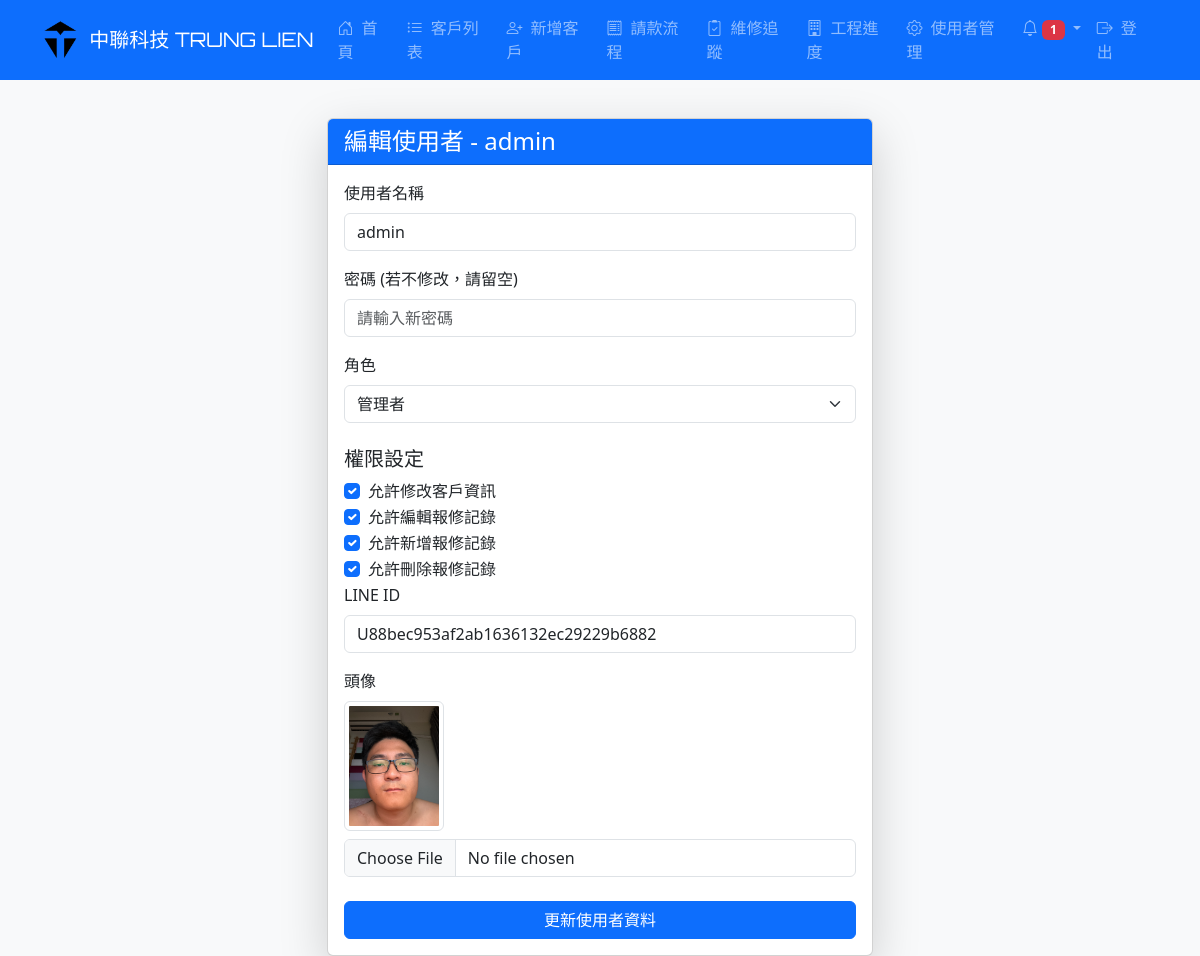
The app's page /edit_user/1 (signed in) with its own data.
### tables this page shows
CREATE TABLE users (
                id INTEGER PRIMARY KEY AUTOINCREMENT,
                username TEXT NOT NULL UNIQUE,
                password TEXT NOT NULL,
                role TEXT NOT NULL,
                can_modify_customers INTEGER DEFAULT 0,
                can_edit_repairs INTEGER DEFAULT 0,
                can_add_repairs INTEGER DEFAULT 0,
                can_delete_repairs INTEGER DEFAULT 0
            , avatar TEXT, line_id TEXT);

### app.py (the view, shortened to what this page needs)
@app.route('/edit_user/<int:id>', methods=['GET','POST'])
@admin_required
def edit_user(id):
    conn = get_db()
    try:
        user = conn.execute("SELECT * FROM users WHERE id=?", (id,)).fetchone()
        if not user:
            flash("找不到該使用者", "danger")
            return redirect(url_for('manage_users'))
        return render_template("edit_user.html", user=user)
    except Exception as e:
        flash("伺服器錯誤: " + str(e), "danger")
        return redirect(url_for('manage_users'))
    finally:
        conn.close()

### app.py (called while the page is built)
def get_db():
    conn = sqlite3.connect('customer.db')
    conn.row_factory = sqlite3.Row
    conn.execute('PRAGMA foreign_keys = ON')
    return conn

def admin_required(f):
    @wraps(f)
    def decorated_function(*args, **kwargs):
        user = session.get('user')
        if not user or user.get('role') != 'admin':
            flash("僅管理者有此操作權限", "danger")
            return redirect(url_for('home'))
        return f(*args, **kwargs)
    return decorated_function

### templates/edit_user.html (shortened to what this page needs)
{% extends "base.html" %}
{% block content %}
<div class="row justify-content-center mt-5">
  <div class="col-md-6">
    <div class="card shadow-lg">
      <div class="card-header bg-primary text-white">
        <h4 class="card-title mb-0">編輯使用者 - {{ user.username }}</h4>
      </div>
      <div class="card-body">
        <form method="POST" action="{{ url_for('edit_user', id=user.id) }}" enctype="multipart/form-data">
          <div class="mb-3">
            <label for="username" class="form-label">使用者名稱</label>
            <input type="text" name="username" id="username" class="form-control" required value="{{ user.username }}">
          </div>
          <div class="mb-3">
            <label for="password" class="form-label">密碼 (若不修改，請留空)</label>
            <input type="password" name="password" id="password" class="form-control" placeholder="請輸入新密碼">
          </div>
          <div class="mb-3">
            <label for="role" class="form-label">角色</label>
            <select name="role" id="role" class="form-select" required>
              <option value="admin" {% if user.role == 'admin' %}selected{% endif %}>管理者</option>
            </select>
          </div>
          <h5 class="mt-4">權限設定</h5>
          <div class="form-check">
            <input type="checkbox" class="form-check-input" id="can_modify_customers" name="can_modify_customers" value="1" {% if user.can_modify_customers == 1 %}checked{% endif %}>
            <label class="form-check-label" for="can_modify_customers">允許修改客戶資訊</label>
          </div>
          <div class="form-check">
            <input type="checkbox" class="form-check-input" id="can_edit_repairs" name="can_edit_repairs" value="1" {% if user.can_edit_repairs == 1 %}checked{% endif %}>
            <label class="form-check-label" for="can_edit_repairs">允許編輯報修記錄</label>
          </div>
          <div class="form-check">
            <input type="checkbox" class="form-check-input" id="can_add_repairs" name="can_add_repairs" value="1" {% if user.can_add_repairs == 1 %}checked{% endif %}>
            <label class="form-check-label" for="can_add_repairs">允許新增報修記錄</label>
          </div>
          <div class="form-check">
            <input type="checkbox" class="form-check-input" id="can_delete_repairs" name="can_delete_repairs" value="1" {% if user.can_delete_repairs == 1 %}checked{% endif %}>
            <label class="form-check-label" for="can_delete_repairs">允許刪除報修記錄</label>
          </div>
          <div class="mb-3">
            <label for="line_id" class="form-label">LINE ID</label>
            <input type="text" name="line_id" id="line_id" class="form-control" placeholder="請輸入好友的 LINE ID" value="{{ user.line_id if user.line_id }}">
          </div>
          <div class="mb-3">
            <label for="avatar" class="form-label">頭像</label>
            {% if user.avatar %}
              <div class="mb-2">
                <img src="{{ url_for('uploaded_file', filename=user.avatar) }}" alt="頭像" class="img-thumbnail" style="max-width: 100px;">
              </div>
            {% endif %}
            <input type="file" name="avatar" id="avatar" class="form-control" accept="image/*">
          </div>
          <div class="d-grid gap-2 mt-4">
            <button type="submit" class="btn btn-primary">更新使用者資料</button>
          </div>
        </form>
      </div>
    </div>
  </div>
</div>
{% endblock %}

### templates/base.html (style rules this page uses)
body { padding-top: 70px; }

### records on screen
users: username "admin", role "管理者", can_modify_customers "☑", can_edit_repairs "☑", can_add_repairs "☑", can_delete_repairs "☑", line_id "U88bec953af2ab1636132ec29229b6882", avatar (picture)

### other values on screen
{{ notifications|length }} "1"
